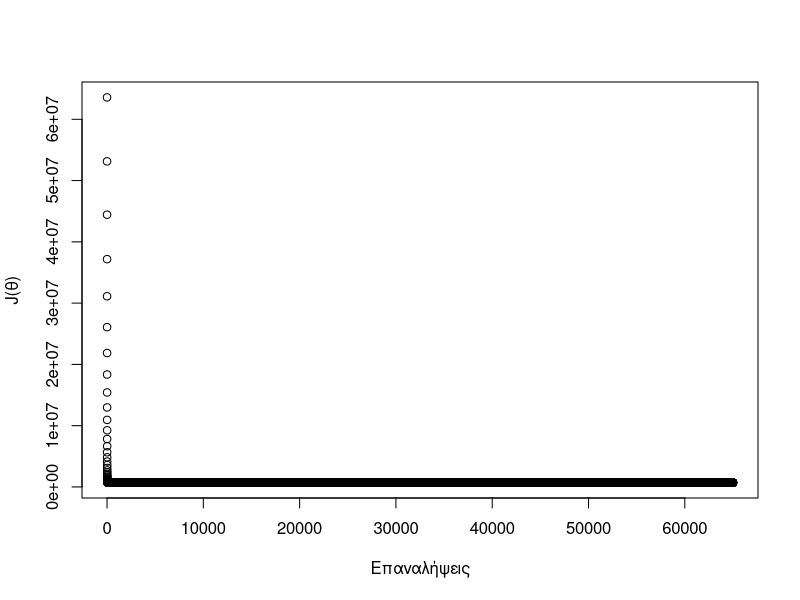

R code for this plot:
library(ggplot2)
setwd("//Users//dhmako/Documents//Assignments in Managing Big Data//Second Assignment")

graphics.off() ; rm(list = ls(all = TRUE)) ; cat("\014");

########## Linear Regression with OLS ##########

data <-read.csv("HouseholdData.csv", sep=",", header=T)

ols <- lm(FoodExpenditure ~ Income+FamilySize, data=data)

print(ols$coefficients)

########## Linear Regression with Gradient Descent ##########

calculateCost<-function(X, y, theta){
  # Πλήθος παρατηρήσεων
  m <- length(y)
  return( sum((X%*%theta- y)^2) / (2*m) )
} # calculateCost



# gradientDescent

gradientDescent<-function(X, y, theta, alpha=0.01, numIters=90){

  m <- length(y)
  
 costHistory <- rep(0, numIters)
  
 for(i in 1:numIters){
    
   theta <- theta - alpha*(1/m)*(t(X)%*%(X%*%theta - y))
    
    costHistory[i]  <- calculateCost(X, y, theta)
    
  } 
  
  gdResults<-list("coefficients"=theta, "costs"=costHistory)
  return(gdResults)
} 



y<- data[, "FoodExpenditure"]

x<- cbind( rep(1, 35), data[, "Income"], data[, "FamilySize"] ) 

initialThetas<-rep(runif(1), 3 ) 


gdOutput<-gradientDescent(x, y, initialThetas, 0.00000000003446, 65000)


# Εμφάνιση συντελεστών
print(gdOutput$coefficients)


plot(gdOutput$costs, xlab="Επαναλήψεις", ylab="J(θ)" )

